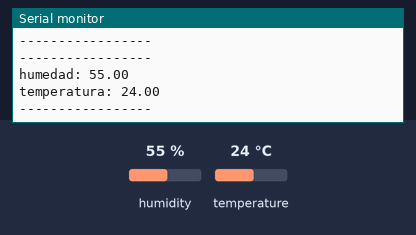
This sketch was run on a simulated Arduino Uno, built with avr-gcc and run on an emulated ATmega328P. Shown: the last lines printed to the serial monitor. The test bench sets the inputs (shaded band); at power-on: humidity 55 %, temperature 24 °C.

Above: at 4.8 s.
4.9 s: humidity set to 22 %
At 7.5 s:
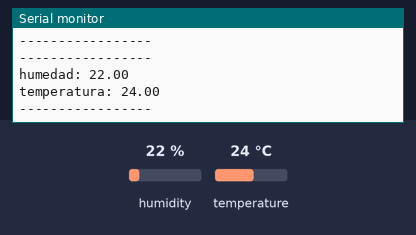
7.9 s: temperature set to 12 °C
At 9.1 s:
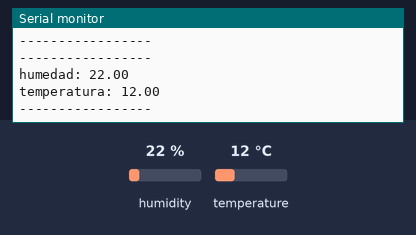
10.9 s: humidity set to 40 %
At 13.3 s:
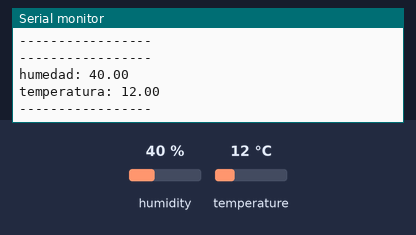
Timing chart, 0 to 14.8 s (numbered marks = the images above; inputs shaded):
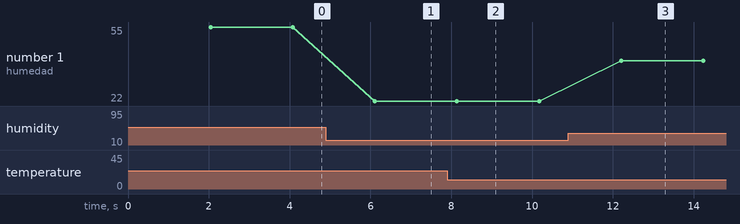

Measured:
- after the input at 4.9 s, the serial monitor: prints a new line after 1.2 s (image 1)
- after the input at 7.9 s, the serial monitor: prints a new line after 0.26 s (image 2)
- after the input at 10.9 s, the serial monitor: prints a new line after 1.3 s (image 3)
- plotted number 1: 55 → 22 after the input at 4.9 s, 22 → 40 after the input at 10.9 s

The sketch:

sketch_feb12a.ino
```cpp
#include <DHT.h>


#define DHTTYPE DHT11

#define DHTPIN 9

DHT dht(DHTPIN,DHTTYPE);
void setup() {

  Serial.begin(9600);
  dht.begin();

}

void loop() {
  // put your main code here, to run repeatedly:
  delay(2000);

  float humedad = dht.readHumidity();
  float temperatura = dht.readTemperature();
  Serial.println("-----------------");


  Serial.print("humedad: ");
  Serial.println(humedad);

  Serial.print("temperatura: ");
  Serial.println(temperatura);
  Serial.println("-----------------");

}
```
